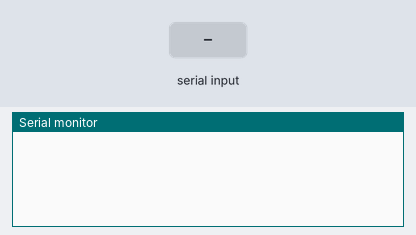
A sketch run on a simulated Arduino Uno, built with avr-gcc and run on an emulated ATmega328P. Shown: the last lines printed to the serial monitor. The test bench sets the inputs (shaded band).

Above: at 1.2 s.
1.3 s: "90,45\n" received over Serial
At 2.1 s:
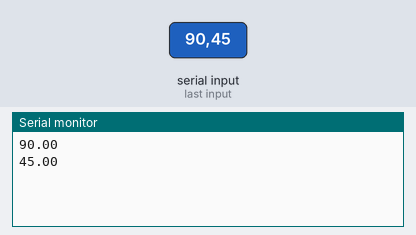
2.8 s: "30,150\n" received over Serial
At 4.3 s:
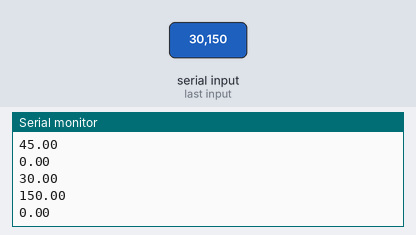
Timing chart, 0 to 5.8 s (numbered marks = the images above; inputs shaded):
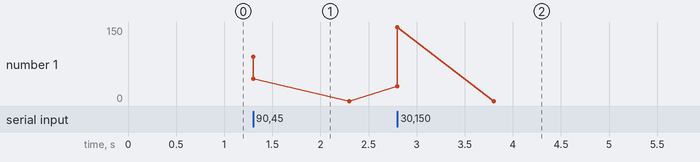

Measured:
- after the input at 1.3 s, the serial monitor: prints a new line at once (image 1)
- after the input at 2.8 s, the serial monitor: prints a new line at once (image 2)

The sketch:

esp_send_tago.ino
```cpp
float pacote[12];
float normal;

void setup() {
  Serial.begin(115200);
}

void loop() {
  if(Serial.available()) {
    normal = Serial.parseFloat();
    Serial.println(normal);
  }
}
```
